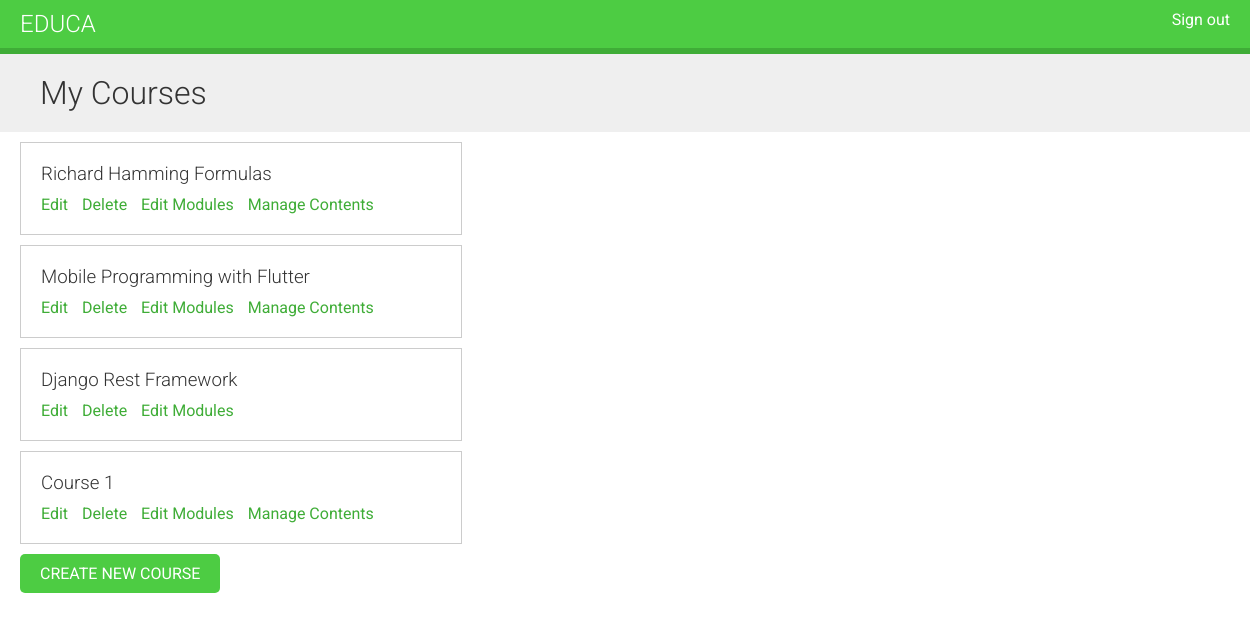
The app's page /course/mine/ (signed in) with its own data.
### courses/models.py (models this page shows, shortened)
class Course(models.Model):
    owner = models.ForeignKey(
        User,
        on_delete=models.CASCADE,
        related_name="courses_created",
    )
    subject = models.ForeignKey(
        Subject,
        on_delete=models.CASCADE,
        related_name="courses",
    )
    students = models.ManyToManyField(
        User,
        related_name="courses_joined",
        blank=True,
    )
    title = models.CharField(max_length=200)
    slug = models.SlugField(max_length=200, unique=True)
    overview = models.TextField()
    created = models.DateTimeField(auto_now_add=True)
    class Meta:
        ordering = ["-created"]

### courses/views.py (the view)
# urls.py: path("mine/", views.ManageCourseListView.as_view(), name="manage_course_list"),
class ManageCourseListView(OwnerCourseMixin, ListView):
    template_name = "courses/manage/course/list.html"
    permission_required = "courses.view_course"

### courses/views.py (called while the page is built)
    def get_queryset(self):
        qs = super().get_queryset()
        return qs.filter(owner=self.request.user)

### courses/templates/courses/manage/course/list.html (shortened to what this page needs)
{% extends 'base.html' %}
{% block content %}
<h1>My Courses</h1>
<div class="module">
    {% for course in object_list %}
    <div class="course-info">
        <h3>{{ course.title }}</h3>
        <p>
            <a href="{% url 'course_edit' course.id %}">Edit</a>
            <a href="{% url 'course_delete' course.id %}">Delete</a>
            <a href="{% url 'course_module_update' course.id %}">Edit Modules</a>
            {% if course.modules.count > 0 %}
            <a href="{% url 'module_content_list' course.modules.first.id %}">
                Manage Contents
            </a>
            {% endif %}
        </p>
    </div>
    {% empty %}
    <p>You haven't created any courses yet.</p>
    {% endfor %}
    <p>
        <a href="{% url 'course_create' %}" class="button">Create new course</a>
    </p>
</div>
{% endblock content %}

### courses/static/css/base.css (style rules this page uses)
body { margin:0; font-family:'Roboto', sans-serif; font-weight:400; color:#333; }
a { color:#3fad37; text-decoration:none; }
h1, h2, h3, h4, h5, h6 { font-family:'Roboto', sans-serif; font-weight:300; }
h1 { background:#efefef; width:100%; overflow:auto; padding:20px 0 20px 40px; margin:0; }
.module { padding:10px 20px; float:left; width:600px; }
.module h3 { margin:20px 0 0; padding:0; width:100%; }
.module p { margin:10px 0 20px; width:100%; float:left; }
input[type=submit], a.button { border-radius:5px; background:#4dcc43; color:#fff; font-size:16px; text-transform:uppercase; border:none; padding:10px 20px; margin:20px 0; }
.course-info { border:1px solid #ccc; padding:0 20px; margin-bottom:10px; width:400px; overflow:auto; }
.course-info a { margin-right:10px; }

### records on screen
Course: title "Richard Hamming Formulas", shows "Manage Contents"
Course: title "Mobile Programming with Flutter", shows "Manage Contents"
Course: title "Django Rest Framework"
Course: title "Course 1", shows "Manage Contents"
